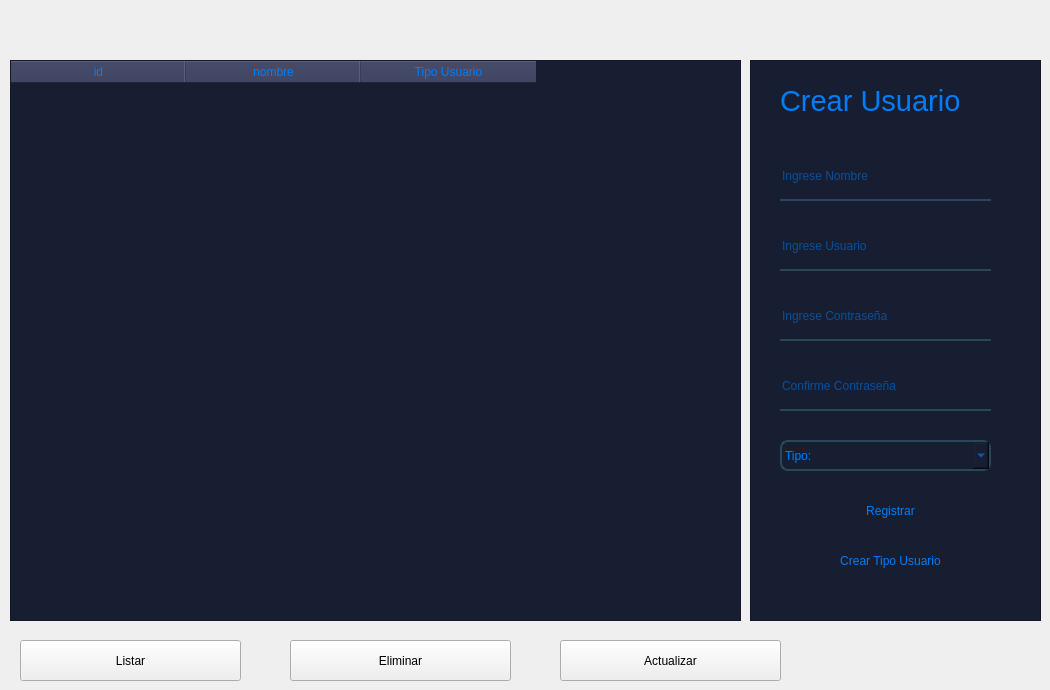
               <widget class="QWidget" name="pg_usuario">
                <widget class="QFrame" name="frame_7">
                 <property name="geometry">
                  <rect>
                   <x>750</x>
                   <y>60</y>
                   <width>291</width>
                   <height>561</height>
                  </rect>
                 </property>
                 <property name="styleSheet">
                  <string notr="true">QLineEdit{
background-color:rgba(0, 0, 0, 0);
border:none;
border-bottom:2px solid rgba(46, 82, 101, 200);
color: rgb(0,126,249);
padding-bottom:7px;
}
QPushButton{
background-color: rgb(24, 30, 50);
border-top-left-radius:20p;
color: rgb(0,126,249);
font: 77 10pt &quot;Gadugi&quot;;

border-radius: 5px;

}

QPushButton:hover{

background-color: qlineargradient(spread:pad, x1:0, y1:0.505682, x2:1, y2:0.477, stop:0 rgba(11, 131, 120, 219), stop:1 rgba(85, 98, 112, 226));


}
QFrame{
background-color: rgb(24, 30, 50);
}
QLabel{
color: rgb(0,126,249);
}
</string>
                 </property>
                 <property name="frameShape">
                  <enum>QFrame::StyledPanel</enum>
                 </property>
                 <property name="frameShadow">
                  <enum>QFrame::Raised</enum>
                 </property>
                 <widget class="QLabel" name="label">
                  <property name="geometry">
                   <rect>
                    <x>30</x>
                    <y>20</y>
                    <width>231</width>
                    <height>41</height>
                   </rect>
                  </property>
                  <property name="font">
                   <font>
                    <pointsize>22</pointsize>
                   </font>
                  </property>
                  <property name="text">
                   <string>Crear Usuario</string>
                  </property>
                 </widget>
                 <widget class="QLineEdit" name="lnx_1nombre_2">
                  <property name="geometry">
                   <rect>
                    <x>30</x>
                    <y>100</y>
                    <width>211</width>
                    <height>41</height>
                   </rect>
                  </property>
                  <property name="styleSheet">
                   <string notr="true"/>
                  </property>
                  <property name="placeholderText">
                   <string>Ingrese Nombre</string>
                  </property>
                 </widget>
                 <widget class="QLineEdit" name="lnx_usuario_2">
                  <property name="geometry">
                   <rect>
                    <x>30</x>
                    <y>170</y>
                    <width>211</width>
                    <height>41</height>
                   </rect>
                  </property>
                  <property name="styleSheet">
                   <string notr="true"/>
                  </property>
                  <property name="placeholderText">
                   <string>Ingrese Usuario</string>
                  </property>
                 </widget>
                 <widget class="QLineEdit" name="lnx_password_3">
                  <property name="geometry">
                   <rect>
                    <x>30</x>
                    <y>240</y>
                    <width>211</width>
                    <height>41</height>
                   </rect>
                  </property>
                  <property name="styleSheet">
                   <string notr="true"/>
                  </property>
                  <property name="echoMode">
                   <enum>QLineEdit::Password</enum>
                  </property>
                  <property name="placeholderText">
                   <string>Ingrese Contraseña</string>
                  </property>
                 </widget>
                 <widget class="QLineEdit" name="lnx_confirm_password_2">
                  <property name="geometry">
                   <rect>
                    <x>30</x>
                    <y>310</y>
                    <width>211</width>
                    <height>41</height>
                   </rect>
                  </property>
                  <property name="styleSheet">
                   <string notr="true"/>
                  </property>
                  <property name="echoMode">
                   <enum>QLineEdit::Password</enum>
                  </property>
                  <property name="placeholderText">
                   <string>Confirme Contraseña</string>
                  </property>
                 </widget>
                 <widget class="QComboBox" name="cb_min_2">
                  <property name="geometry">
                   <rect>
                    <x>30</x>
                    <y>380</y>
                    <width>211</width>
                    <height>31</height>
                   </rect>
                  </property>
                  <property name="minimumSize">
                   <size>
                    <width>150</width>
                    <height>30</height>
                   </size>
                  </property>
                  <property name="styleSheet">
                   <string notr="true">border: 2px solid  rgba(46, 82, 101, 200);
border-radius: 8px;
color: rgb(0,126,249);
background-color:rgb(24, 30, 50);
font: 75 12pt&quot;Times New Roman&quot;;</string>
                  </property>
                  <item>
                   <property name="text">
                    <string>Tipo:</string>
                   </property>
                  </item>
                  <item>
                   <property name="text">
                    <string>Gerente</string>
                   </property>
                  </item>
                  <item>
                   <property name="text">
                    <string>Empleado</string>
                   </property>
                  </item>
                 </widget>
                 <widget class="QPushButton" name="btn_register_6">
                  <property name="geometry">
                   <rect>
                    <x>30</x>
                    <y>430</y>
                    <width>221</width>
                    <height>41</height>
                   </rect>
                  </property>
                  <property name="text">
                   <string>Registrar</string>
                  </property>
                 </widget>
                 <widget class="QPushButton" name="btn_tipoUsuario">
                  <property name="geometry">
                   <rect>
                    <x>30</x>
                    <y>480</y>
                    <width>221</width>
                    <height>41</height>
                   </rect>
                  </property>
                  <property name="text">
                   <string>Crear Tipo Usuario</string>
                  </property>
                 </widget>
                </widget>
                <widget class="QTableWidget" name="tabla_usuario">
                 <property name="geometry">
                  <rect>
                   <x>10</x>
                   <y>60</y>
                   <width>731</width>
                   <height>561</height>
                  </rect>
                 </property>
                 <property name="styleSheet">
                  <string notr="true">QHeaderView
{
Fondo: transparente; 
background-color: rgb(24, 30, 50);
border-top-left-radius:20p;
color: rgb(0,126,249);
font: 77 10pt &quot;Gadugi&quot;;
}

QHeaderView:hover
{
background-color: rgb(46, 51, 84);
border-top-left-radius:20p;
}
QHeaderView:section
{
background-color: rgb(46, 51, 84);
border-top-left-radius:20p;
padding: 2px;
font-size:11 pt;

}
QTableWidget{
background-color: rgb(24, 30, 50);
gridline-color: rgb(24, 30, 50);
font-size: 11pt;
border-top-left-radius:20p;
color: rgb(0,126,249);
font: 77 10pt &quot;Gadugi&quot;;
}
QTableWidgetQTableCornerButton::section{
background-color: rgb(46, 51, 84);
border: 1px solid rgb(0,126,249);
}
QTableView QTableCornerButton::section {
background-color: rgb(46, 51, 84);
border: 1px solid rgb(0, 126, 249);
}</string>
                 </property>
                 <attribute name="horizontalHeaderDefaultSectionSize">
                  <number>175</number>
                 </attribute>
                 <column>
                  <property name="text">
                   <string>id</string>
                  </property>
                 </column>
                 <column>
                  <property name="text">
                   <string>nombre</string>
                  </property>
                 </column>
                 <column>
                  <property name="text">
                   <string>Tipo Usuario</string>
                  </property>
                 </column>
                </widget>
                <widget class="QPushButton" name="btn_listar_u">
                 <property name="geometry">
                  <rect>
                   <x>20</x>
                   <y>640</y>
                   <width>221</width>
                   <height>41</height>
                  </rect>
                 </property>
                 <property name="text">
                  <string>Listar</string>
                 </property>
                </widget>
                <widget class="QPushButton" name="btn_eliminar_u">
                 <property name="geometry">
                  <rect>
                   <x>290</x>
                   <y>640</y>
                   <width>221</width>
                   <height>41</height>
                  </rect>
                 </property>
                 <property name="text">
                  <string>Eliminar</string>
                 </property>
                </widget>
                <widget class="QPushButton" name="btn_actualizar_u">
                 <property name="geometry">
                  <rect>
                   <x>560</x>
                   <y>640</y>
                   <width>221</width>
                   <height>41</height>
                  </rect>
                 </property>
                 <property name="text">
                  <string>Actualizar</string>
                 </property>
                </widget>
               </widget>
